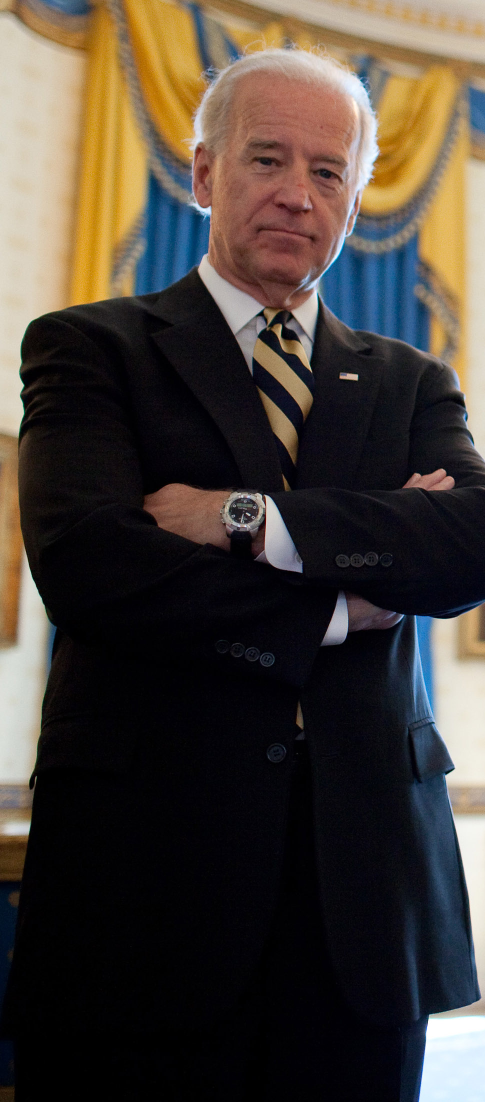
#> input picture Recognition/img/biden.jpg, 970 x 2204 px, given in place of the camera (shown at 1/2 size)
$ python main.py
#> lines starting #> are read from the running program, lines starting #| are printed output that depends on the picture; after the words box and inside, x2 and y2 are one past the last pixel; in counts of white or black regions, pixels touching at a corner belong together
import cv2
import numpy as np
from PIL import Image
import os
from pathlib import Path
import time

cascade_path = 'Cascades/haarcascade_frontalface_default.xml'
dataset_dir = 'dataset'
trainer_dir = 'trainer'


# [152 lines left out: functions extract_faces, getImagesAndLabels, static_train, train, face_recgonize, not called in this run]


def getLocation(timeout=10):
#> called with timeout = 10
    faceCascade = cv2.CascadeClassifier(cascade_path)
    # Initialize and start realtime video capture
    cam = cv2.VideoCapture(0)
    cam.set(3, 640)  # set video widht
    cam.set(4, 480)  # set video height

    # Define min window size to be recognized as a face
    minW = 0.05 * cam.get(3)
    minH = 0.05 * cam.get(4)

    start_time = time.time()

    while time.time() - start_time < timeout:
        ret, img = cam.read()
#> img is the input picture: shape (2204, 970, 3); mean B, G, R 55.5, 62.7, 70.7
        img = cv2.flip(img, -1)  # Flip vertically
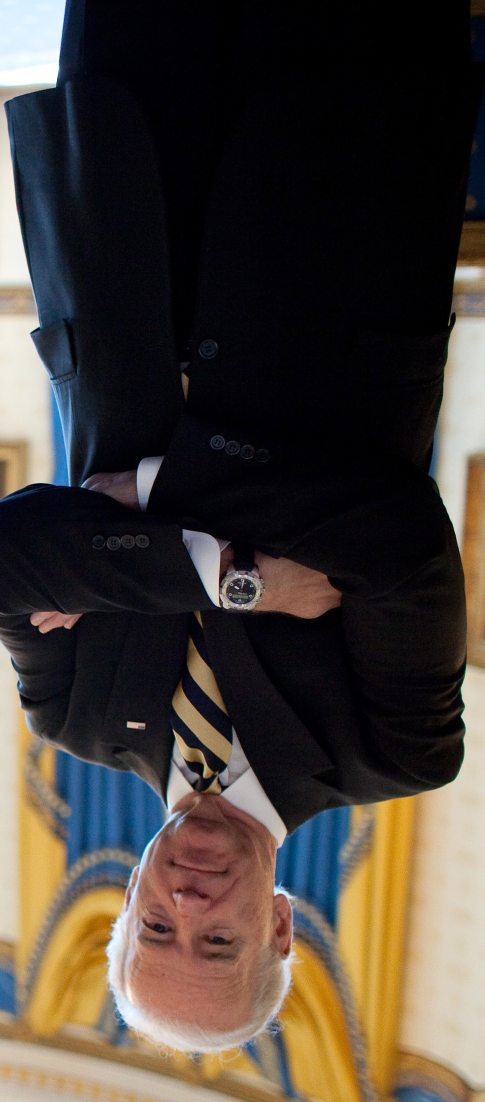
#> img: shape (2204, 970, 3) (shown at 1/2 size); mean B, G, R 55.5, 62.7, 70.7

        gray = cv2.cvtColor(img, cv2.COLOR_BGR2GRAY)
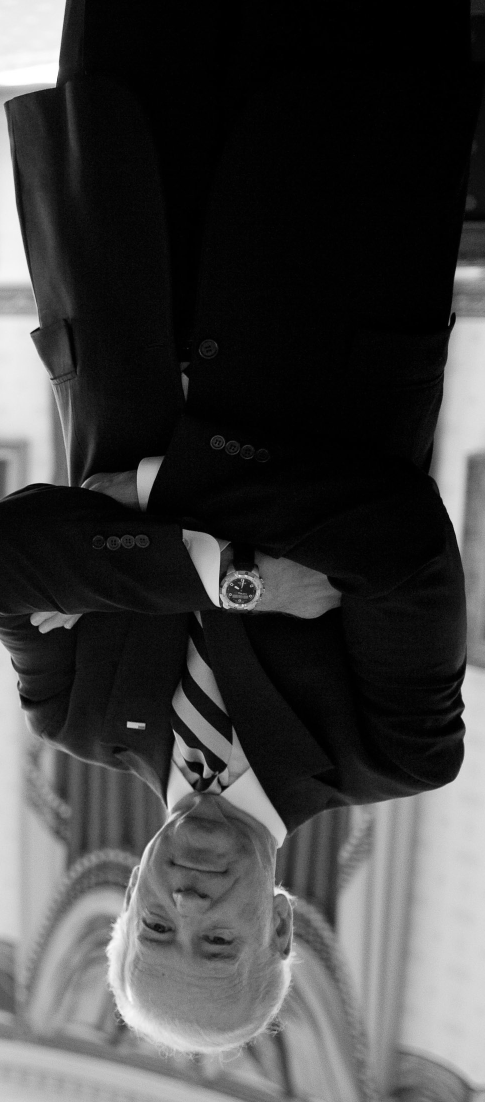
#> gray: shape (2204, 970) (shown at 1/2 size); min 0, max 255, mean 64.3

        faces = faceCascade.detectMultiScale(
            gray,
            scaleFactor=1.2,
            minNeighbors=5,
            minSize=(int(minW), int(minH)),
        )
#> faces = [[341, 1477, 138, 138]]

        h_i, w_i, c = img.shape
#> h_i = 2204; w_i = 970; c = 3

        for (x, y, w, h) in faces:
            cv2.rectangle(img, (x, y), (x + w, y + h), (0, 255, 0), 2)
            print(f"height is {h_i}, width is {w_i}, location is: ({x + w / 2}, {y + h / 2})")
            return (x + w / 2) / w_i, (y + h / 2) / h_i
#> this loop made 1 pass
#| height is 2204, width is 970, location is: (410.0, 1546.0)
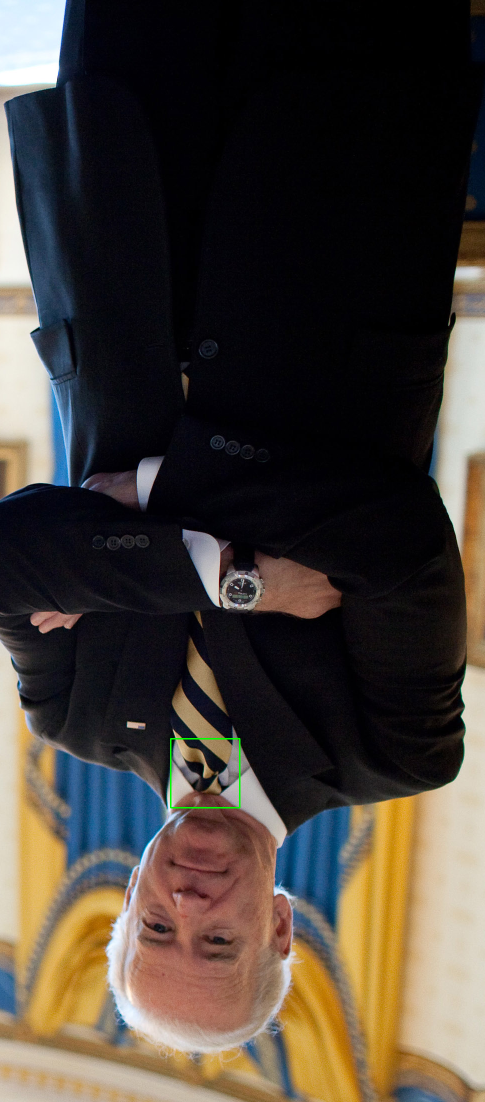
#> img: shape (2204, 970, 3) (shown at 1/2 size); 0.08% of pixels changed, all inside (x1, y1, x2, y2) = (340, 1476, 481, 1617)

        cv2.imshow('camera', img)

        k = cv2.waitKey(10) & 0xff  # Press 'ESC' for exiting video
        if k == 27:
            break

    return None

# [58 lines left out: function getLocationHostile, not called in this run]


def main():
    # [6 lines of commented-out code are left out]
    print(getLocation())


if __name__ == "__main__":
    main()

$ run again, on Recognition/img/obama.jpg
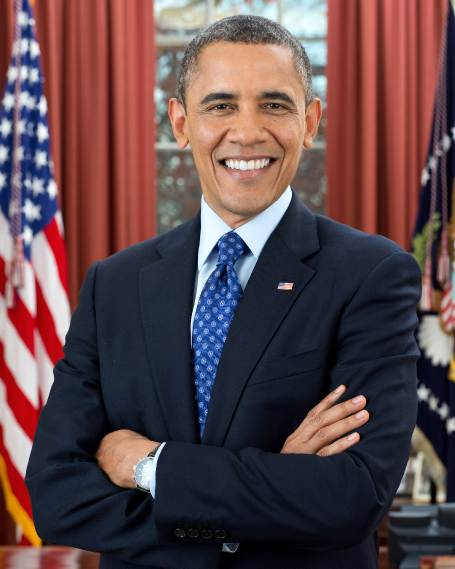
#> input picture Recognition/img/obama.jpg, 910 x 1137 px, given in place of the camera (shown at 1/2 size)
#> in getLocation, img is the input picture: shape (1137, 910, 3); mean B, G, R 74.6, 71.7, 95
#> in getLocation, `img = cv2.flip(img, -1)`:
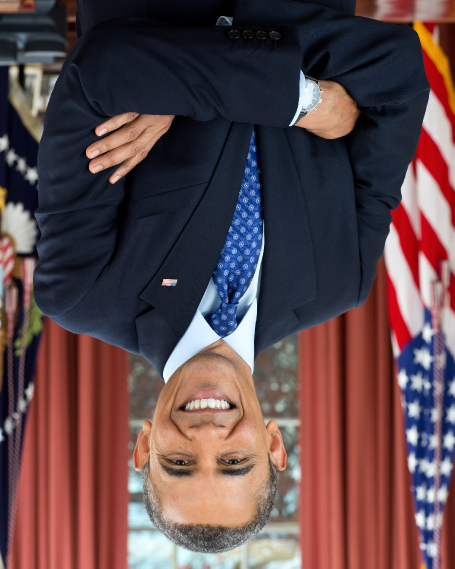
#> img: shape (1137, 910, 3) (shown at 1/2 size); mean B, G, R 74.6, 71.7, 95
#> in getLocation, `gray = cv2.cvtColor(img, cv2.COLOR_BGR2GRAY)`:
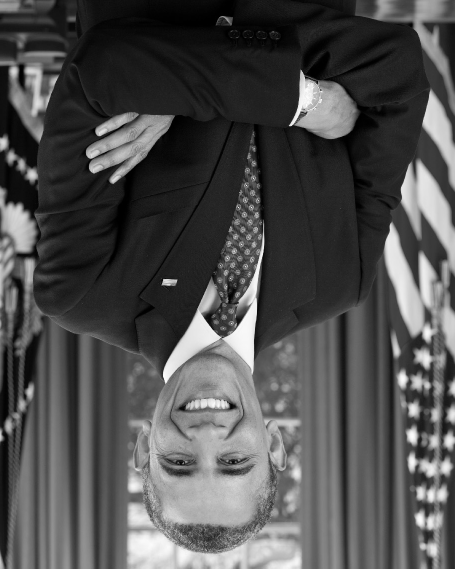
#> gray: shape (1137, 910) (shown at 1/2 size); min 0, max 255, mean 79
#> faces = ()
